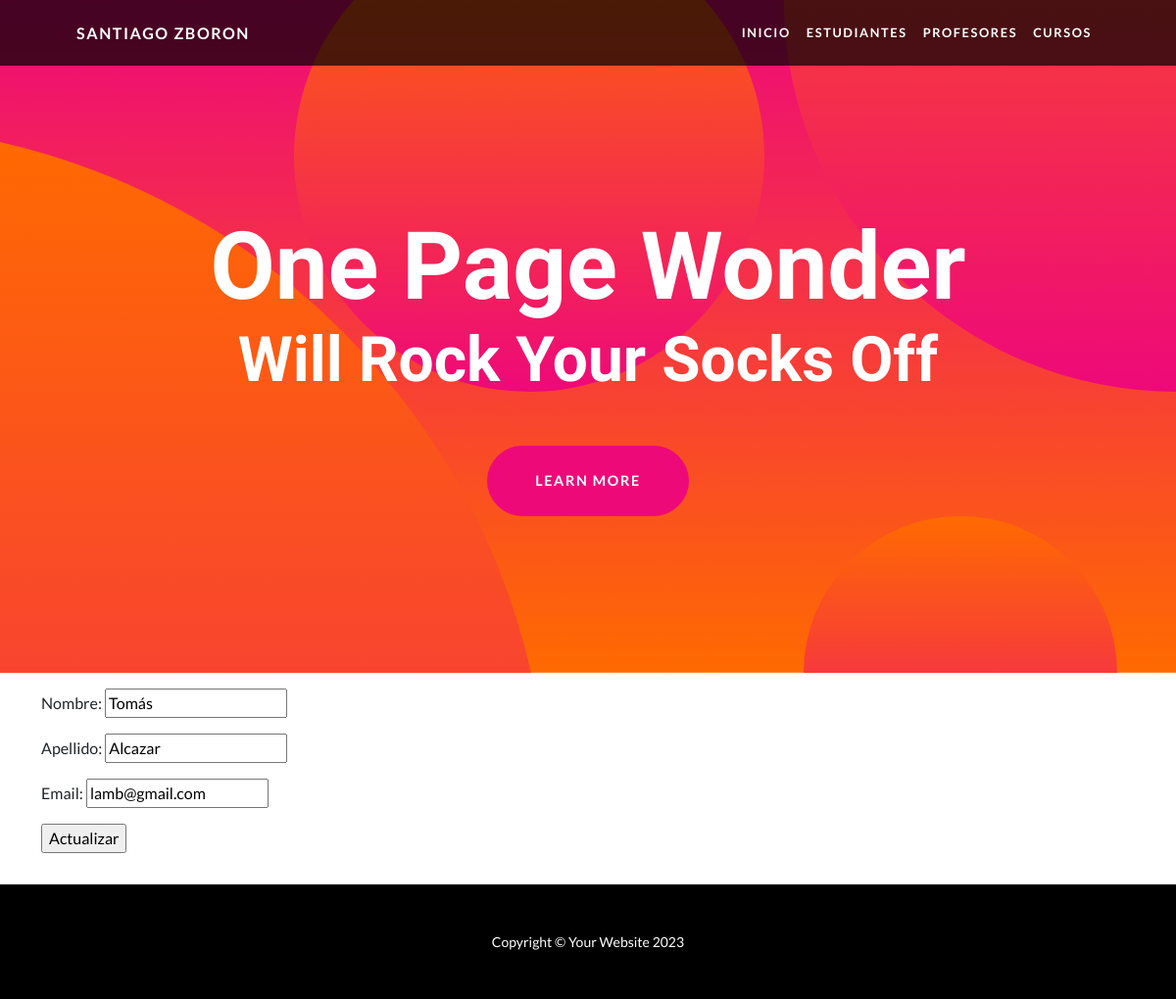
Page /AppEntrega3/estudiante-update/2/ on the committed database.
### AppEntrega3/models.py (models this page shows)
class Estudiante(models.Model):
    nombre = models.CharField(max_length=40)
    apellido = models.CharField(max_length=20)
    email = models.EmailField(max_length=40)

### AppEntrega3/views.py (the view)
# urls.py: path('estudiante-update/<int:pk>/', views.EstudianteUpdateView.as_view(), name="EstudianteUpdate"),
class EstudianteUpdateView(UpdateView):
    model = Estudiante
    success_url = reverse_lazy("EstudianteList")
    fields = ["nombre", "apellido", "email"]
    template_name = "AppEntrega3/estudiante_update.html"

### AppEntrega3/templates/AppEntrega3/estudiante_update.html (shortened to what this page needs)
{% extends 'AppEntrega3/base.html' %}
{% load static %}
{% block main %}
<form method="POST">
    {{ form.as_p }}
    <input type="submit" value="Actualizar">
</form>
{% endblock main %}

### rows in the picture
Estudiante: nombre "Tomás", apellido "Alcazar", email "lamb@gmail.com"
